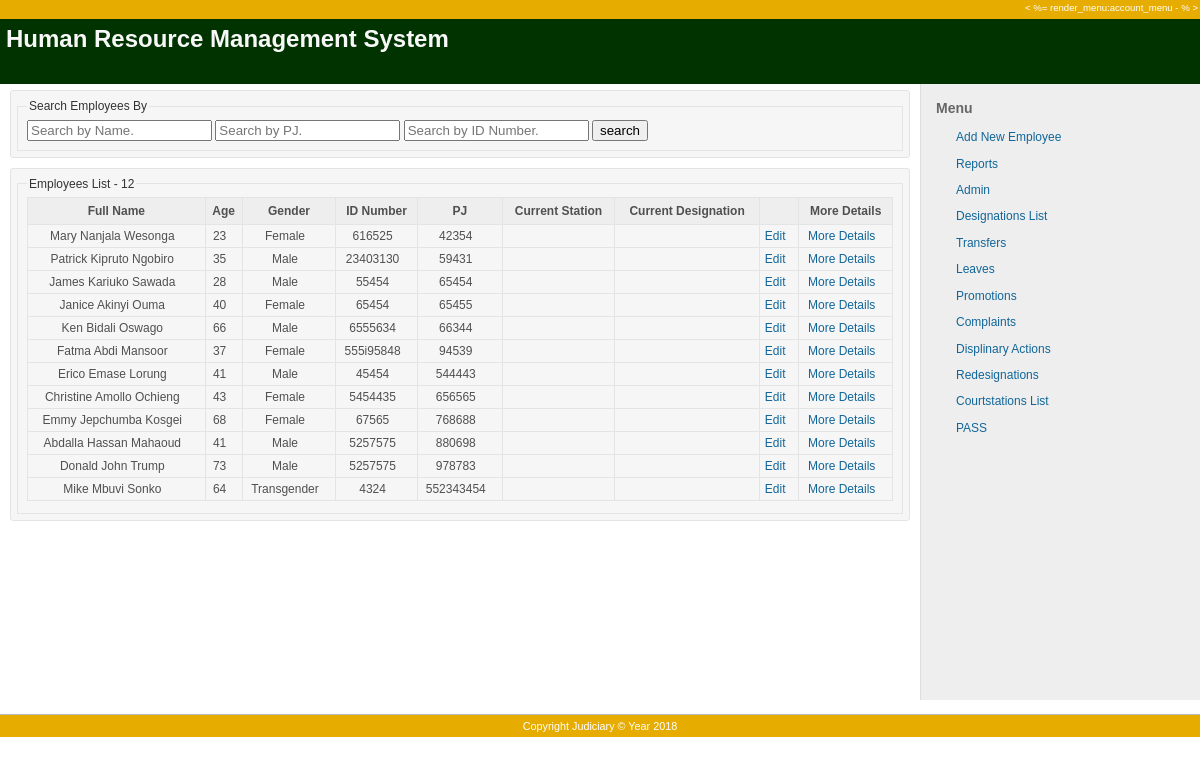
The app's page /employees/list, older data.
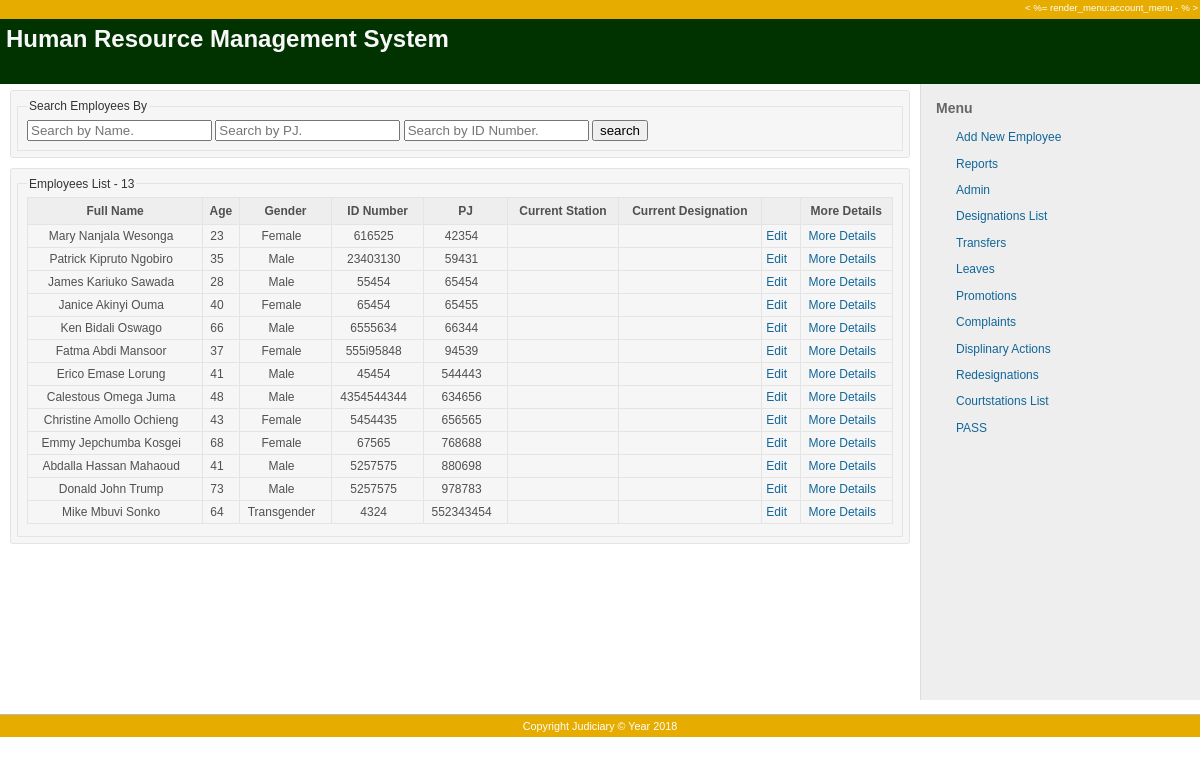
The same page, newer data.
### employees/models.py (models this page shows, shortened)
class Employee(models.Model):
    GENDER = ((1, 'Male'), (2, 'Female'), (3, 'Transgender'),)
    STATUS = ((1, 'inservice'), (2, 'dismissed'), (3, 'retired'), (4, 'suspended'), (5, 'deceased'))
    first_name = models.CharField(max_length=20, help_text="Employee First Name")
    middle_name = models.CharField(max_length=20, help_text="Employee Middle Name")
    last_name = models.CharField(max_length=20, help_text="Employee Surname Name")
    id_number = models.CharField(max_length=10, help_text="Passport or National Identification Number")
    pj_number = models.IntegerField(unique=True)
    nhif_number = models.CharField(max_length=20, unique=True)
    nssf_number = models.CharField(max_length=20, unique=True)
    date_of_birth = models.DateField(verbose_name="Date of Birth")
    gender = models.IntegerField(choices=GENDER)
    postal_address = models.CharField(max_length=10, help_text="Postal Adddress", blank=True, null=True)
    home_country = models.IntegerField()
    remarks = models.CharField(max_length=20, blank=True, null=True)
    profile_picture = models.ImageField(upload_to='employees_profile_picture', blank=True, null=True)
    def full_name(self):
        return (" ".join([self.first_name, self.middle_name, self.last_name]))
    def age(self):
        return timezone.now().year - self.date_of_birth.year
    class Meta:
        ordering = ('pj_number',)

### employees/views.py (the view)
class EmployeeListView(generic.ListView):
    model = Employee
    paginate_by = 20

### employees/templates/employees/employee_list.html (shortened to what this page needs)
{% extends 'employees/base.html' %}
{% block sidebar %}
<div id="admin-menu">
    <li><a href="{% url 'new-employee' %}">Add New Employee</a></li>
    <li><a href="/employees/reports">Reports</a></li>
    <li><a href="/admin">Admin</a></li>
    <li><a href="/designations-list">Designations List</a></li>
    <li><a href="/designations-list">Transfers</a></li>
    <li><a href="/designations-list">Leaves</a></li>
    <li><a href="/designations-list">Promotions</a></li>
    <li><a href="/designations-list">Complaints</a></li>
    <li><a href="/designations-list">Displinary Actions</a></li>
    <li><a href="/designations-list">Redesignations</a></li>
    <li><a href="/courtstations-list">Courtstations List</a></li>
    <li><a href="/courtstations-list">PASS</a></li>
</div>
{% endblock %}
{% block content %}
<div class="box">
    <fieldset>
        <legend>Search Employees By</legend>
        <form action="{% url 'employees-list' %}" method="get">
            <input id="employee_name" type="text" name="employee_name" placeholder="Search by Name.">
            <input id="employee_pj" type="text" name="employee_pj" placeholder="Search by PJ.">
            <input id="employee_national_id_number" type="text" name="employee_national_id_number"
                   placeholder="Search by ID Number.">
            <input type="submit" value="search">
        </form>
    </fieldset>
</div>
<div class="box">
    <fieldset>
        <legend>Employees List - {{employee_list.count}}</legend>
        <table border=1 id="list" class="list issues odd-even sort-by-id sort-desc">
            <tr>
                <th>Full Name</th>
                <th>Age</th>
                <th>Gender</th>
                <th>ID Number</th>
                <th>PJ</th>
                <th>Current Station</th>
                <th>Current Designation</th>
                <th></th>
                <th>More Details</th>
            </tr>
            {% for e in employee_list %}
            <tr>
                <td>{{e.full_name|title}}</td>
                <td>{{e.age}}</td>
                <td>{{e.get_gender_display }}</td>
                <td>{{e.id_number}}</td>
                <td>{{e.pj_number}}</td>
                <td></td>
                <td>{{e.designation}}</td>
                <td><a href="{% url 'employee-update' e.pk %}">Edit</a></td>
                <td><a href="{% url 'employee-detail' e.pk %}">More Details</a></td>
            </tr>
            {% endfor %}
        </table>
    </fieldset>
</div>
{% endblock content%}

Row changes from the older to the newer data that the page shows:
added Employee: full_name "Calestous Omega Juma", age "48", gender "Male", id_number "4354544344", pj_number "634656"
Text that changed along with them:
{{ employee_list.count }}: "12" → "13"
